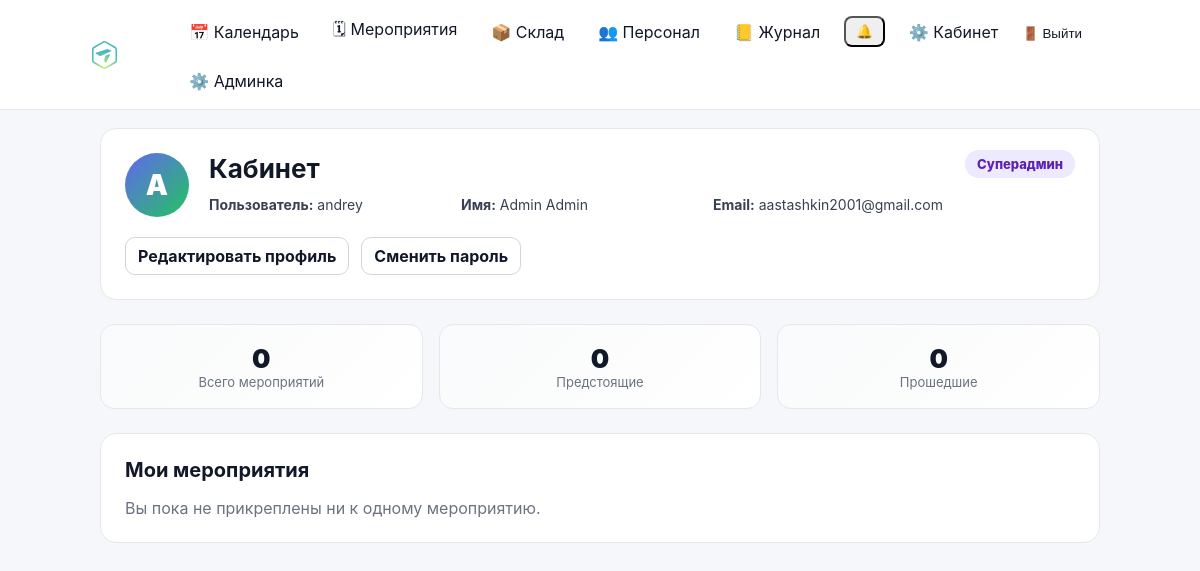
/cabinet/ (signed in), run on an earlier commit of the app's database.
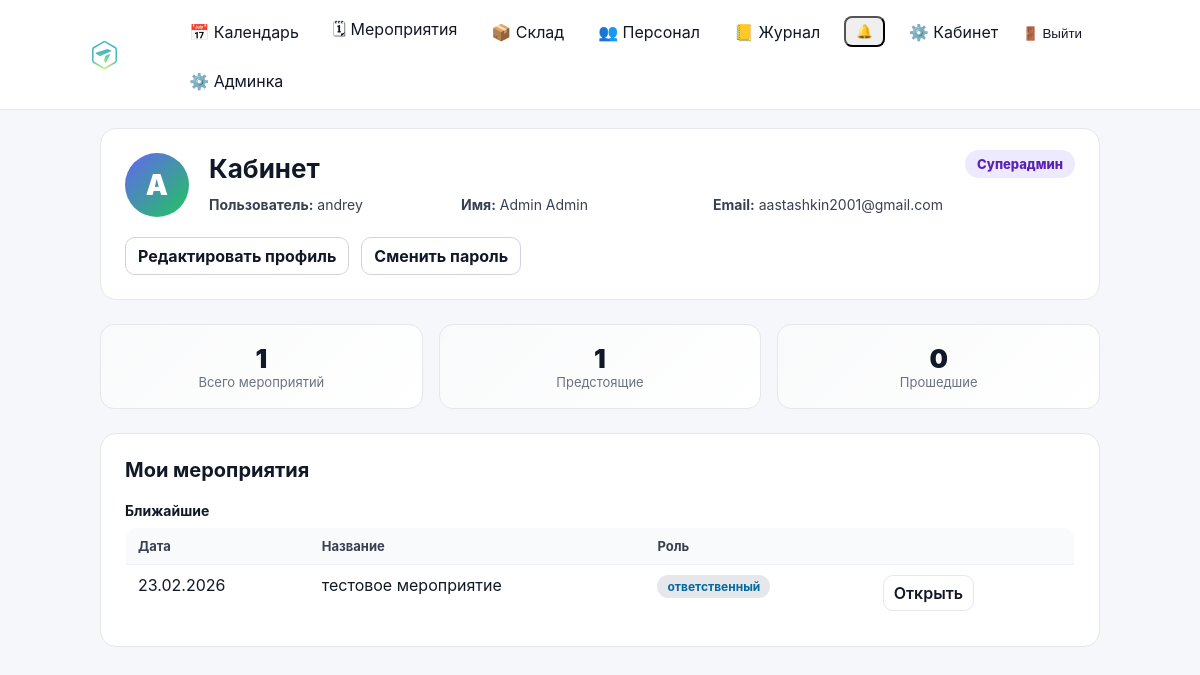
And on a later commit of the database.
### events/models.py (models this page shows, shortened)
class Event(models.Model):
    class Meta:
        permissions = [
            ("edit_event_card", "Can edit event card (dates/status/etc)"),
            ("edit_event_equipment", "Can edit event equipment (own/rented)"),
        ]
    STATUS_DRAFT = "draft"
    STATUS_CONFIRMED = "confirmed"
    STATUS_IN_PROGRESS = "in_progress"
    STATUS_CLOSED = "closed"
    STATUS_PROBLEM = "problem"
    STATUS_CHOICES = (
        (STATUS_DRAFT, "Черновик"),
        (STATUS_CONFIRMED, "Подтвержден"),
        (STATUS_IN_PROGRESS, "В работе"),
        (STATUS_CLOSED, "Закрыто"),
        (STATUS_PROBLEM, "Проблема"),
    )
    STATUS_ACTIVE = (
        STATUS_DRAFT,
        STATUS_CONFIRMED,
        STATUS_IN_PROGRESS,
    )
    STATUS_TRANSITIONS: dict[str, tuple[str, ...]] = {
        STATUS_DRAFT: (STATUS_CONFIRMED,),
        STATUS_CONFIRMED: (STATUS_DRAFT,),
        STATUS_IN_PROGRESS: (),
        STATUS_CLOSED: (),
        STATUS_PROBLEM: (),
    }
    name = models.CharField(max_length=200)
    start_date = models.DateField()
    end_date = models.DateField(blank=True, null=True)
    client = models.CharField(max_length=200, blank=True)
    location = models.CharField(max_length=200, blank=True)
    responsible = models.ForeignKey(
        User,
        on_delete=models.SET_NULL,
        null=True,
        related_name="events",
    )
    s_engineer = models.ForeignKey(
        User,
        on_delete=models.SET_NULL,
        null=True,
        blank=True,
        related_name="senior_events",
    )
    engineers = models.ManyToManyField(
        User,
        blank=True,
        related_name="engineer_events",
    )
    notes = models.TextField(blank=True, default="")
    is_deleted = models.BooleanField(default=False)
    deleted_at = models.DateTimeField(null=True, blank=True)
    status = models.CharField(
        max_length=20,
        choices=STATUS_CHOICES,
        default=STATUS_DRAFT,
    )
    created_at = models.DateTimeField(auto_now_add=True)

### cabinet/views.py (the view)
# urls.py: path("", views.dashboard, name="dashboard"),
@login_required
def dashboard(request):
    user = request.user
    today = date.today()
    profile, _ = Profile.objects.get_or_create(user=user)
    q = Q(responsible=user)
    if hasattr(Event, "s_engineer"):
        q = q | Q(s_engineer=user)
    if hasattr(Event, "engineers"):
        q = q | Q(engineers=user)
    qs = (
        Event.objects
        .filter(q)
        .distinct()
        .order_by("start_date", "id")
    )
    if hasattr(Event, "s_engineer"):
        qs = qs.select_related("responsible", "s_engineer")
    else:
        qs = qs.select_related("responsible")
    if hasattr(Event, "engineers"):
        qs = qs.prefetch_related("engineers")
    upcoming = []
    past = []
    for ev in qs:
        end = ev.end_date or ev.start_date
        role_name, role_slug = _event_user_role(ev, user)
        item = {
            "event": ev,
            "date_display": _format_date_range(ev.start_date, ev.end_date),
            "role_name": role_name,
            "role_slug": role_slug,
        }
        if end >= today:
            upcoming.append(item)
        else:
            past.append(item)
    upcoming.sort(key=lambda x: (x["event"].start_date, x["event"].id))
    past.sort(key=lambda x: (x["event"].start_date, x["event"].id), reverse=True)
    stats = {
        "total": len(upcoming) + len(past),
        "upcoming": len(upcoming),
        "past": len(past),
    }
    role_name, role_slug = _get_primary_role(user)
    return render(request, "cabinet/dashboard.html", {
        "role_name": role_name,
        "role_slug": role_slug,
        "stats": stats,
        "upcoming_events": upcoming,
        "past_events": past,
        "profile": profile,
    })

### accounts/context_processors.py (called while the page is built)
def authz_flags(request):
    user = getattr(request, "user", None)
    return {
        "can_manage_staff": can_manage_staff(user),
        "can_edit_event_card": can_edit_event_card(user),
        "can_edit_event_equipment": can_edit_event_equipment(user),
        "can_edit_inventory": can_edit_inventory(user),
        "can_view_stock": can_view_stock(user),
    }

### accounts/models.py (called while the page is built)
    def get_full_name(self) -> str:
        parts = [self.last_name, self.first_name, self.patronymic]
        return " ".join([p.strip() for p in parts if p and p.strip()]).strip() or self.username

### accounts/permissions.py (called while the page is built)
def _ok(user) -> bool:
    return bool(user and user.is_authenticated)

def is_super(user) -> bool:
    return bool(_ok(user) and getattr(user, "is_superuser", False))

def can_manage_staff(user) -> bool:
    return is_super(user) or (_ok(user) and user.has_perm("accounts.manage_staff"))

def can_edit_inventory(user) -> bool:
    return is_super(user) or (_ok(user) and user.has_perm("inventory.manage_inventory"))

def can_view_stock(user) -> bool:
    return is_super(user) or (_ok(user) and (user.has_perm("inventory.manage_inventory") or user.has_perm("events.edit_event_card")))

### cabinet/templates/cabinet/dashboard.html (shortened to what this page needs)
{% extends "base.html" %}
{% load static %}
{% block content %}
<div class="cabinet-page">
    <div class="cabinet-card cabinet-profile">
        <div class="cabinet-profile-header">
            <div class="cabinet-avatar" style="overflow:hidden;">
                {% if profile.photo %}
                    <img
                        src="{{ profile.photo.url }}"
                        alt="Фото профиля"
                        style="width:100%; height:100%; object-fit:cover; display:block;"
                    >
                {% else %}
                    {{ user.first_name|default:user.username|slice:":1"|upper }}
                {% endif %}
            </div>
            <div class="cabinet-profile-info">
                <h1 class="cabinet-title">Кабинет</h1>
                <div class="cabinet-user-meta">
                    <div><strong>Пользователь:</strong> {{ user.username }}</div>
                    <div><strong>Имя:</strong> {{ user.get_full_name|default:"—" }}</div>
                    <div><strong>Email:</strong> {{ user.email|default:"—" }}</div>
                </div>
            </div>
            <div class="cabinet-role">
                <span class="role-badge role-{{ role_slug }}">
                    {{ role_name }}
                </span>
            </div>
        </div>
        <div class="cabinet-actions">
            <a href="{% url 'cabinet:profile_edit' %}" class="btn">
                Редактировать профиль
            </a>
            <a href="{% url 'cabinet:password_change' %}" class="btn">
                Сменить пароль
            </a>
        </div>
    </div>
    <div class="cabinet-stats">
        <div class="stat-card">
            <div class="stat-value">{{ stats.total }}</div>
            <div class="stat-label">Всего мероприятий</div>
        </div>
        <div class="stat-card">
            <div class="stat-value">{{ stats.upcoming }}</div>
            <div class="stat-label">Предстоящие</div>
        </div>
        <div class="stat-card">
            <div class="stat-value">{{ stats.past }}</div>
            <div class="stat-label">Прошедшие</div>
        </div>
    </div>
    <div class="cabinet-card">
        <h2 class="cabinet-section-title">Мои мероприятия</h2>
        {% if upcoming_events %}
        <div class="cabinet-subtitle">Ближайшие</div>
        <table class="list-table">
            <thead>
                <tr>
                    <th>Дата</th>
                    <th>Название</th>
                    <th>Роль</th>
                    <th></th>
                </tr>
            </thead>
            <tbody>
                {% for item in upcoming_events %}
                <tr>
                    <td>{{ item.date_display }}</td>
                    <td>{{ item.event.name }}</td>
                    <td>
                        <span class="role-pill role-{{ item.role_slug }}">
                            {{ item.role_name }}
                        </span>
                    </td>
                    <td>
                        <a href="{% url 'event_detail' item.event.id %}" class="btn btn-secondary">
                            Открыть
                        </a>
                    </td>
                </tr>
                {% endfor %}
            </tbody>
        </table>
        {% endif %}
        {% if not upcoming_events and not past_events %}
          <p style="margin: 12px 0 0; color: #6b7280;">Вы пока не прикреплены ни к одному мероприятию.</p>
        {% endif %}
    </div>
</div>
{% endblock %}

What changed in the data, as far as the page shows it:
added Event: date_display "23.02.2026", event.name "тестовое мероприятие", role_name "ответственный"
Also different on the page:
{{ stats.total }}: "0" → "1"
{{ stats.upcoming }}: "0" → "1"
text no longer shown: "Вы пока не прикреплены ни к одному мероприятию."
text now shown: "Ближайшие Дата Название Роль"
